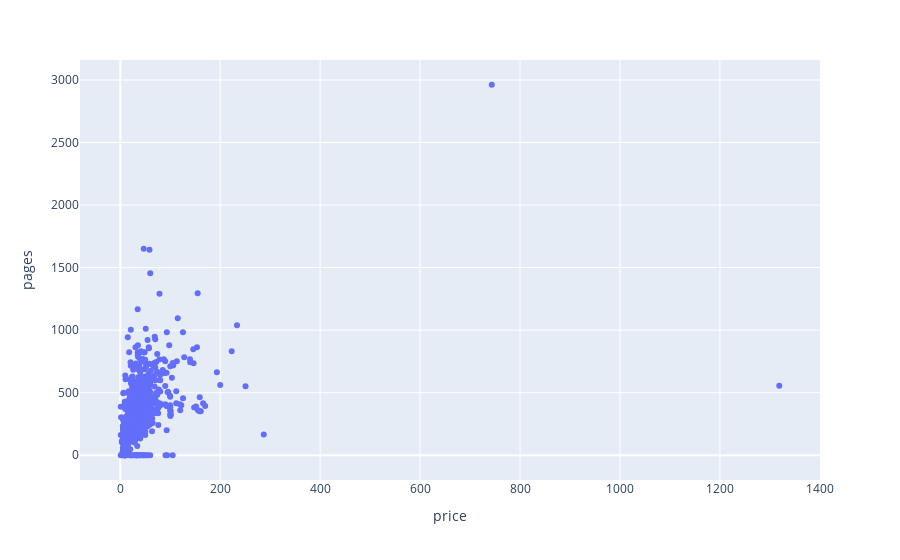

The cell this chart's notebook holds for it:
### Code cell
px.scatter(data_frame = df, x = "price" , y= "pages")

### Figure 1 — Plotly figure (JSON) as saved in the notebook; plotly's stock layout.template omitted (floating-point values rounded to 4 significant figures; data arrays with more than 128 entries replaced by an {"elided": "..."} marker saying what was removed)
{"data": [{"hovertemplate": "price=%{x}<br>pages=%{y}<extra></extra>", "legendgroup": "", "marker": {"color": "#636efa", "symbol": "circle"}, "mode": "markers", "name": "", "orientation": "v", "showlegend": false, "type": "scatter", "x": {"elided": "830 float values"}, "xaxis": "x", "y": {"elided": "830 int values"}, "yaxis": "y"}], "layout": {"legend": {"tracegroupgap": 0}, "margin": {"t": 60}, "xaxis": {"anchor": "y", "domain": [0, 1], "title": {"text": "price"}}, "yaxis": {"anchor": "x", "domain": [0, 1], "title": {"text": "pages"}}}}
